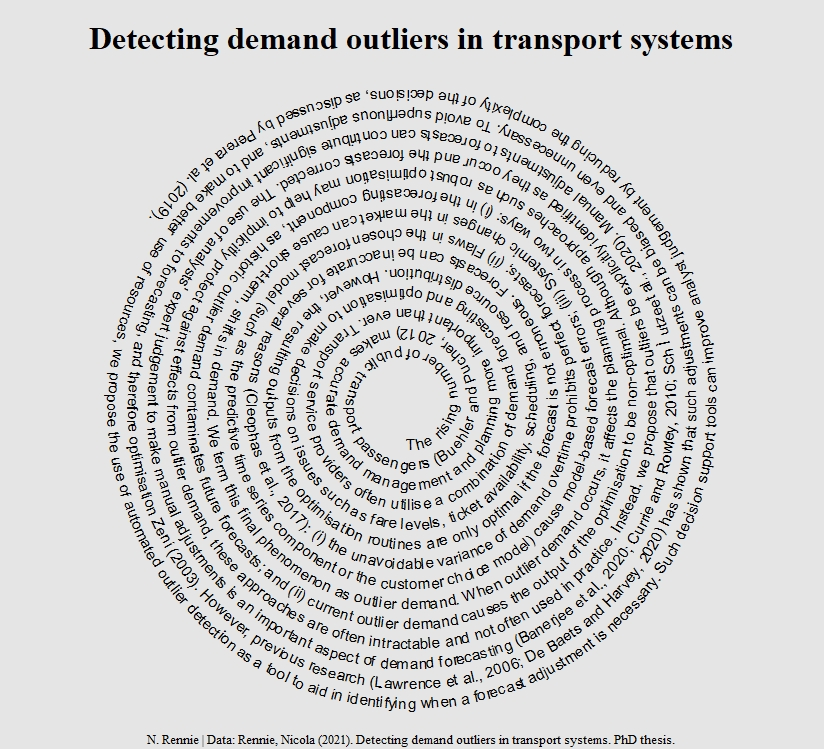

Here is the R script that generated this plot:
library(geomtextpath)
library(cowplot)

txt <- readLines("2022/2022-01-04/thesis.txt")
theta <- seq(0, 30 * pi, by=0.01)
r <- 0.5 + 0.5 * theta
x = r * cos(theta)
y = r * sin(theta)
plot_data <- data.frame(x    = r * cos(theta), 
                        y    = r * sin(theta),
                        text = txt)

p <- ggplot(plot_data, aes(x, y, label = text)) +
  geom_textpath(size = 4, vjust = 2, text_only = TRUE) +
  coord_equal() + 
  labs(caption = "N. Rennie | Data: Rennie, Nicola (2021). Detecting demand outliers in transport systems. PhD thesis.", 
       title="Detecting demand outliers in transport systems") +
  theme_void() +
  theme(plot.title = element_text(colour = "black", size=24, family="serif", face="bold", hjust=0.5, vjust=0, margin = margin(15,2,30,2)),
        plot.caption = element_text(colour = "black", size=10, family="serif", hjust=0.5, margin = margin(2,2,2,2)), 
        plot.background = element_rect(fill = "grey90", colour="grey90"),
        panel.background = element_rect(fill = "grey90", colour="grey90"), 
        axis.text = element_blank(), 
        axis.ticks = element_blank(),
        axis.title = element_blank()
  )
p

q <- ggdraw() + 
  draw_plot(p) +
  theme(plot.background = element_rect(fill = "grey90", colour="grey90"))
q
